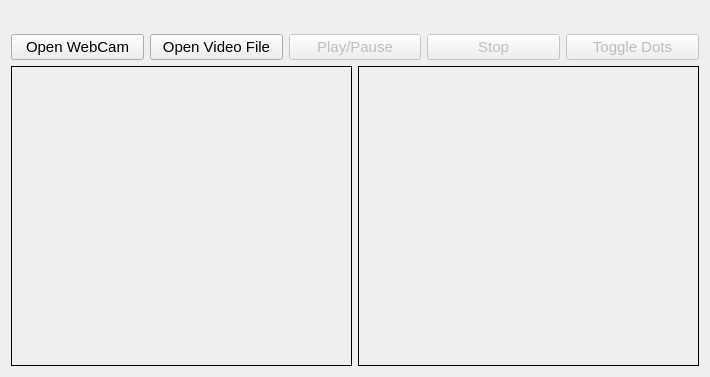
<?xml version="1.0" encoding="UTF-8"?>
<ui version="4.0">
 <class>frmmain</class>
 <widget class="QMainWindow" name="frmmain">
  <property name="geometry">
   <rect>
    <x>0</x>
    <y>0</y>
    <width>710</width>
    <height>377</height>
   </rect>
  </property>
  <property name="windowTitle">
   <string>frmmain</string>
  </property>
  <widget class="QWidget" name="centralWidget">
   <layout class="QGridLayout" name="gridLayout" rowstretch="0,1">
    <item row="0" column="0">
     <layout class="QVBoxLayout" name="verticalLayout">
      <item>
       <widget class="QLabel" name="lblChosenFile">
        <property name="font">
         <font>
          <pointsize>11</pointsize>
         </font>
        </property>
        <property name="autoFillBackground">
         <bool>true</bool>
        </property>
        <property name="text">
         <string/>
        </property>
       </widget>
      </item>
      <item>
       <layout class="QHBoxLayout" name="horizontalLayout">
        <item>
         <widget class="QPushButton" name="btnOpenWebCam">
          <property name="font">
           <font>
            <pointsize>11</pointsize>
           </font>
          </property>
          <property name="text">
           <string>Open WebCam</string>
          </property>
         </widget>
        </item>
        <item>
         <widget class="QPushButton" name="btnOpenFile">
          <property name="font">
           <font>
            <pointsize>11</pointsize>
           </font>
          </property>
          <property name="text">
           <string>Open Video File</string>
          </property>
         </widget>
        </item>
        <item>
         <widget class="QPushButton" name="btnPlayPause">
          <property name="enabled">
           <bool>false</bool>
          </property>
          <property name="font">
           <font>
            <pointsize>11</pointsize>
           </font>
          </property>
          <property name="text">
           <string>Play/Pause</string>
          </property>
         </widget>
        </item>
        <item>
         <widget class="QPushButton" name="btnStop">
          <property name="enabled">
           <bool>false</bool>
          </property>
          <property name="font">
           <font>
            <pointsize>11</pointsize>
           </font>
          </property>
          <property name="text">
           <string>Stop</string>
          </property>
         </widget>
        </item>
        <item>
         <widget class="QPushButton" name="btnToggleDots">
          <property name="enabled">
           <bool>false</bool>
          </property>
          <property name="font">
           <font>
            <pointsize>11</pointsize>
           </font>
          </property>
          <property name="text">
           <string>Toggle Dots</string>
          </property>
         </widget>
        </item>
       </layout>
      </item>
     </layout>
    </item>
    <item row="1" column="0">
     <layout class="QHBoxLayout" name="horizontalLayout_2">
      <item>
       <widget class="QLabel" name="lblOriginal">
        <property name="autoFillBackground">
         <bool>true</bool>
        </property>
        <property name="frameShape">
         <enum>QFrame::Box</enum>
        </property>
        <property name="text">
         <string/>
        </property>
        <property name="alignment">
         <set>Qt::AlignCenter</set>
        </property>
       </widget>
      </item>
      <item>
       <widget class="QLabel" name="lblCanny">
        <property name="autoFillBackground">
         <bool>true</bool>
        </property>
        <property name="frameShape">
         <enum>QFrame::Box</enum>
        </property>
        <property name="text">
         <string/>
        </property>
        <property name="alignment">
         <set>Qt::AlignCenter</set>
        </property>
       </widget>
      </item>
     </layout>
    </item>
   </layout>
  </widget>
 </widget>
 <layoutdefault spacing="6" margin="11"/>
 <resources/>
 <connections/>
</ui>
